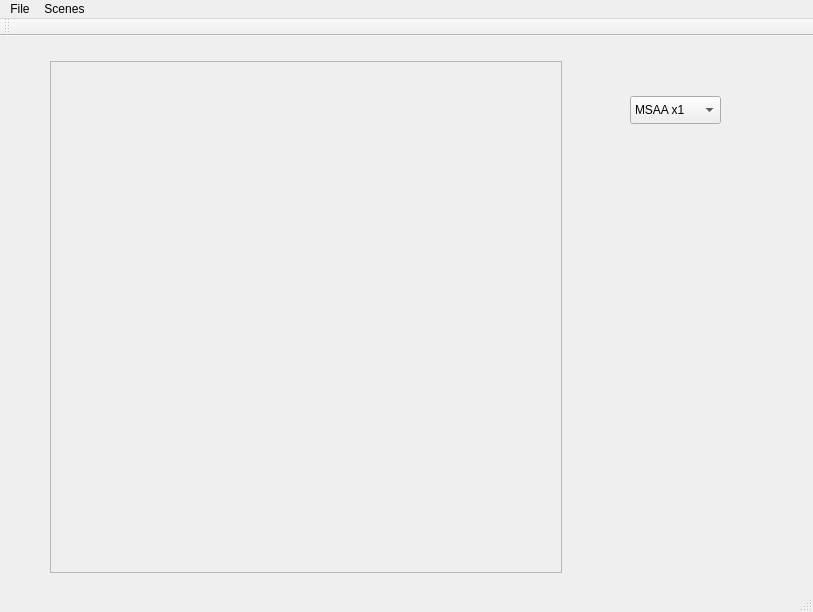
<?xml version="1.0" encoding="UTF-8"?>
<ui version="4.0">
 <class>MainWindow</class>
 <widget class="QMainWindow" name="MainWindow">
  <property name="geometry">
   <rect>
    <x>0</x>
    <y>0</y>
    <width>813</width>
    <height>612</height>
   </rect>
  </property>
  <property name="windowTitle">
   <string>MainWindow</string>
  </property>
  <widget class="QWidget" name="centralWidget">
   <widget class="QGraphicsView" name="scene_display">
    <property name="enabled">
     <bool>false</bool>
    </property>
    <property name="geometry">
     <rect>
      <x>50</x>
      <y>25</y>
      <width>512</width>
      <height>512</height>
     </rect>
    </property>
    <property name="verticalScrollBarPolicy">
     <enum>Qt::ScrollBarAlwaysOff</enum>
    </property>
    <property name="horizontalScrollBarPolicy">
     <enum>Qt::ScrollBarAlwaysOff</enum>
    </property>
    <property name="sizeAdjustPolicy">
     <enum>QAbstractScrollArea::AdjustToContents</enum>
    </property>
    <property name="interactive">
     <bool>false</bool>
    </property>
   </widget>
   <widget class="QComboBox" name="comboBox">
    <property name="geometry">
     <rect>
      <x>630</x>
      <y>60</y>
      <width>91</width>
      <height>28</height>
     </rect>
    </property>
    <item>
     <property name="text">
      <string>MSAA x1</string>
     </property>
    </item>
    <item>
     <property name="text">
      <string>MSAA x4</string>
     </property>
    </item>
    <item>
     <property name="text">
      <string>MSAA x9</string>
     </property>
    </item>
    <item>
     <property name="text">
      <string>MSAA x16</string>
     </property>
    </item>
   </widget>
  </widget>
  <widget class="QMenuBar" name="menuBar">
   <property name="geometry">
    <rect>
     <x>0</x>
     <y>0</y>
     <width>813</width>
     <height>25</height>
    </rect>
   </property>
   <widget class="QMenu" name="menuFile">
    <property name="title">
     <string>File</string>
    </property>
    <addaction name="actionLoad_Scene"/>
    <addaction name="actionSave_Image"/>
    <addaction name="actionQuit_Esc"/>
   </widget>
   <widget class="QMenu" name="menuScenes">
    <property name="title">
     <string>Scenes</string>
    </property>
    <addaction name="actionEquilateral_Triangle"/>
   </widget>
   <addaction name="menuFile"/>
   <addaction name="menuScenes"/>
  </widget>
  <widget class="QToolBar" name="mainToolBar">
   <attribute name="toolBarArea">
    <enum>TopToolBarArea</enum>
   </attribute>
   <attribute name="toolBarBreak">
    <bool>false</bool>
   </attribute>
  </widget>
  <widget class="QStatusBar" name="statusBar"/>
  <action name="actionLoad_Scene">
   <property name="text">
    <string>Load Scene (Ctrl+O)</string>
   </property>
   <property name="shortcut">
    <string>Ctrl+O</string>
   </property>
  </action>
  <action name="actionSave_Image">
   <property name="text">
    <string>Save Image (Ctrl+S)</string>
   </property>
   <property name="shortcut">
    <string>Ctrl+S</string>
   </property>
  </action>
  <action name="actionEquilateral_Triangle">
   <property name="text">
    <string>Equilateral Triangle</string>
   </property>
  </action>
  <action name="actionQuit_Esc">
   <property name="text">
    <string>Quit (Esc)</string>
   </property>
  </action>
 </widget>
 <layoutdefault spacing="6" margin="11"/>
 <resources/>
 <connections/>
</ui>
